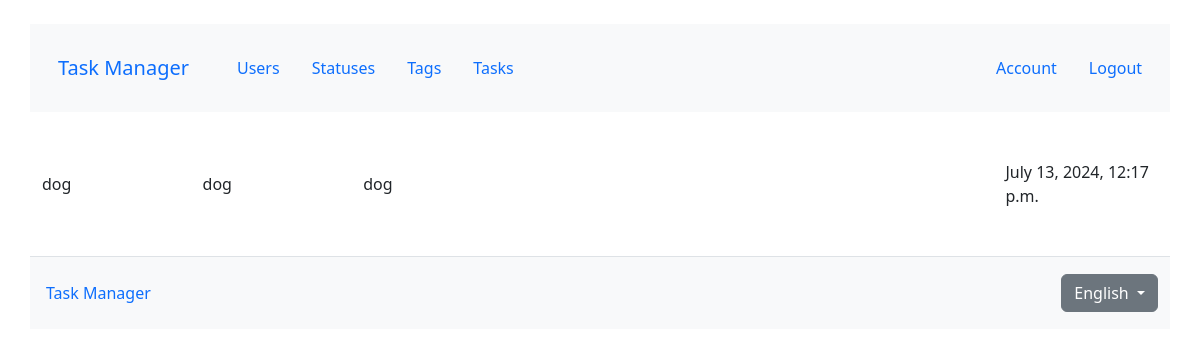
The page /en/users/profile/ (signed in) on the database its author committed.
### task_manager/users/models.py (models this page shows, shortened)
class CustomUser(AbstractUser):
    is_active = models.BooleanField(default=True)
    is_admin = models.BooleanField(default=False)
    objects = CustomUserManager()
    REQUIRED_FIELDS = ["first_name", "last_name", "password"]
    class Meta:
        permissions = [
            ("self_update", "Can self update"),
            ("self_delete", "Can self delete"),
        ]

### task_manager/users/views.py (the view)
# urls.py: path("profile/", views.UsersDetailView.as_view(), name="users_profile"),
class UsersDetailView(DetailView):
    model = get_user_model()
    template_name = "users/detail.html"
    def get_object(self, queryset=None):
        if self.request.user.is_authenticated:
            return self.request.user
        return redirect("index")

### task_manager/templatetags/tags.py (called while the page is built)
@register.simple_tag(takes_context=True)
def change_lang(context, lang=None, *args, **kwargs):
    path = context['request'].path
    url_parts = resolve(path)
    url = path
    cur_language = get_language()
    try:
        activate(lang)
        url = reverse(url_parts.view_name, kwargs=url_parts.kwargs)
    finally:
        activate(cur_language)
    return "%s" % url

### task_manager/templates/users/detail.html (shortened to what this page needs)
{% extends "layout.html" %}
{% load django_bootstrap5 %}
{% load i18n %}
{% load static %}
{% get_current_language as LANGUAGE_CODE %}
{% block content %}
<div class="container-md">
    <div class="row justify-content-center align-items-center g-2">
        <div class="col">{{ object.username }}</div>
        <div class="col">{{ object.first_name }}</div>
        <div class="col">{{ object.last_name }}</div>
        <div class="col">{{ object.date_joined }}</div>
    </div>
</div>
{% endblock content %}

### rows shown on the page
CustomUser: username "dog", first_name "dog", last_name "dog", date_joined "July 13, 2024, 12:17 p.m."

### other values the page prints
{{ current_language.name_local }} "English"
